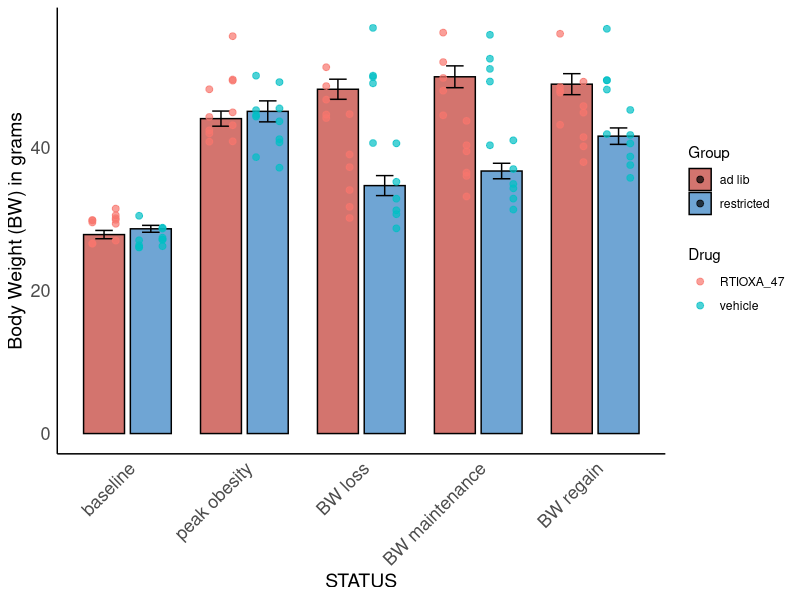

Generate this figure with R:
# This script aims to explore changes in body weight in middle age NZO after different stages of feeding:
#1 from baseline to peak obesity,
#2:from peak of obesity to acute body weight loss
#3 from acute body weight loss to body weight maintenance
#4 from body weight maintenance to body weight gain after RTIOXA-47 injections

#libraries
library(dplyr) #to use pipe
library(ggplot2) #to graph
library(readr) #to read csv
library(tidyr)  # to use drop-na()
library(ggpubr)
library(purrr)
library(broom)
library(Hmisc)
library(lme4)
library(emmeans)

BW_data <- read_csv("../data/BW.csv") %>% 
  filter(COHORT > 2 & COHORT < 6) %>% # Just NZO females
  filter(!ID %in% c(3712, 3715)) %>% # died during study
 # filter(!ID ==3712) %>% # died during study
  group_by(ID) %>% 
  arrange(DATE) %>% 
  mutate(
    bw_rel = 100 * (BW - first(BW)) / first(BW),
    body_lag = (BW- lag(BW)),
    GROUP = case_when(
      ID %in% c(3706, 3707, 3709, 3711, 3713, 3717, 3716, 3719, 3718, 3726) ~ "ad lib",
      ID %in% c(3708, 3714, 3720, 3721, 3710, 3722, 3723, 3724, 3725, 3727, 3728, 3729) ~ "restricted"
    ),
    DRUG = case_when(
      ID %in% c(3706, 3707, 3709, 3711, 3713, 3714, 3720, 3724, 3725, 3727, 3728) ~ "vehicle",
      ID %in% c(3708, 3710, 3716, 3717, 3718, 3719, 3721, 3722, 3723, 3726, 3729) ~ "RTIOXA_47"
    ),
    day_rel = DATE - first(DATE))%>%
  mutate(
    STATUS = case_when(
      day_rel == 0 ~ "baseline", 
      DATE == as.Date("2025-02-24") ~ "peak obesity",
      day_rel == 161 ~ "BW loss",
      COMMENTS == "DAY_1_INJECTIONS" ~ "BW maintenance", 
      COMMENTS == "DAY_4_SABLE_AND_SAC" ~ "BW regain",
      TRUE ~ NA_character_
    )
  ) %>%
  filter(!is.na(STATUS))

# Make STATUS an ordered factor
BW_data <- BW_data %>%
  mutate(STATUS = factor(STATUS, 
                         levels = c("baseline", "peak obesity", "BW loss", 
                                    "BW maintenance", "BW regain")))


#format plot
scaleFill <- scale_fill_manual(values = c("#C03830FF", "#317EC2FF"))

format.plot <- theme(
  strip.background = element_blank(),
  panel.spacing.x = unit(0.1, "lines"),          
  panel.spacing.y = unit(1.5, "lines"),  
  axis.text = element_text(family = "Helvetica", size = 13),
  axis.title = element_text(family = "Helvetica", size = 14),
  
  # remove background grid lines only
  panel.grid.major = element_blank(),
  panel.grid.minor = element_blank(),
  
  # keep axis lines
  axis.line = element_line(color = "black")
)

plot <- BW_data %>%
  ggplot(aes(x = STATUS, y = BW, fill = GROUP)) +
  # mean bars
  stat_summary(
    fun = mean,
    geom = "col",
    position = position_dodge(width = 0.8),
    color = "black", width = 0.7, alpha = 0.7
  ) +
  
  # error bars (mean ± SE)
  stat_summary(
    fun.data = mean_se,
    geom = "errorbar",
    position = position_dodge(width = 0.8),
    width = 0.3
  ) +
  # individual data points
  geom_point(
    aes(color = DRUG),
    position = position_dodge(width = 0.8),
    alpha = 0.7, size = 2
  ) +
  
  scaleFill +
  theme_minimal() +
  labs(y = "Body Weight (BW) in grams", fill = "Group", color = "Drug") +
  format.plot +
  theme(
    axis.text.x = element_text(angle = 45, hjust = 1)
  )

plot
